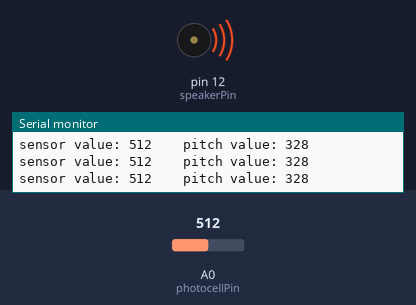
This sketch was run on a simulated Arduino Uno, built with avr-gcc and run on an emulated ATmega328P. Shown: buzzer (waves = sounding), the last lines printed to the serial monitor. The test bench sets the inputs (shaded band); at power-on: A0 (photocellPin) = 512.

Above: at 1.2 s.
1.3 s: A0 (photocellPin) set to 981
At 2.3 s:
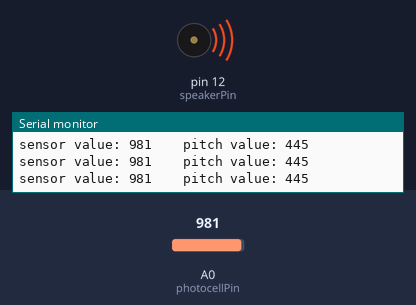
4.3 s: A0 (photocellPin) set to 1012
At 5.3 s:
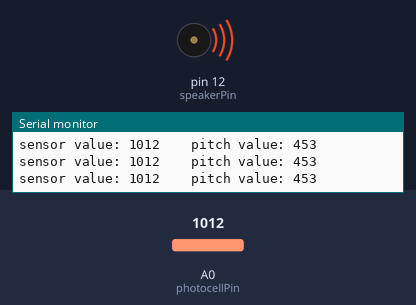
Timing chart, 0 to 7.3 s (numbered marks = the images above; inputs shaded):
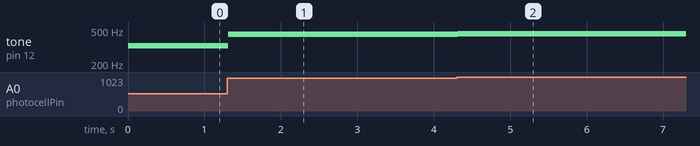

The sketch:

_6_piezo.ino
```cpp
/*
  Piezo Buzzer

  Play a Piezo buzzer, changing the pitch of the notes according to the values read by a photoresistor.
  Display the read values from the sensor and the pitch values on the Serial Monitor.

  Input:
  1x Photo cell (CdS photoresistor)
  1x 1 KΩ resistor
  Output:
  1x Piezo Buzzer - PS1240

  created December 12th, 2012
  by Simon Monk <www.adafruit.com>

  modified May 4th, 2017
  by Orion Campos <www.orioncampos.com> <https://github.com/orion-campos>
*/

//connected pins
int speakerPin = 12;
int photocellPin = 0;
//variables
int reading = 0;
int pitch = 0;

//the setup routine runs once
void setup()
{
  Serial.begin(9600); //begin serial communication at 9600 baud rate
}

// the loop routine runs over and over
void loop()
{
  int reading = analogRead(photocellPin); //store the sensor value
  int pitch = 200 + reading / 4; //instead of remaping the values of the photoresistor sensor, it is possible to reduce the value to a number between 200Hz to 370Hz by a math equation
  tone(speakerPin, pitch); //the Arduino command 'tone' takes two parameters, the first is the pin to play the tone on and the second is the frequency of the tone to play by the piezo
  //display the desired information on the Serial Monitor
  Serial.print("sensor value: ");
  Serial.print(reading);
  Serial.print("    ");
  Serial.print("pitch value: ");
  Serial.println(pitch);
}
```

Measured:
- after the input at 1.3 s, tone on pin 12 (speakerPin): 328 Hz → 445 Hz at once
- after the input at 4.3 s, tone on pin 12 (speakerPin): 445 Hz → 453 Hz at once
